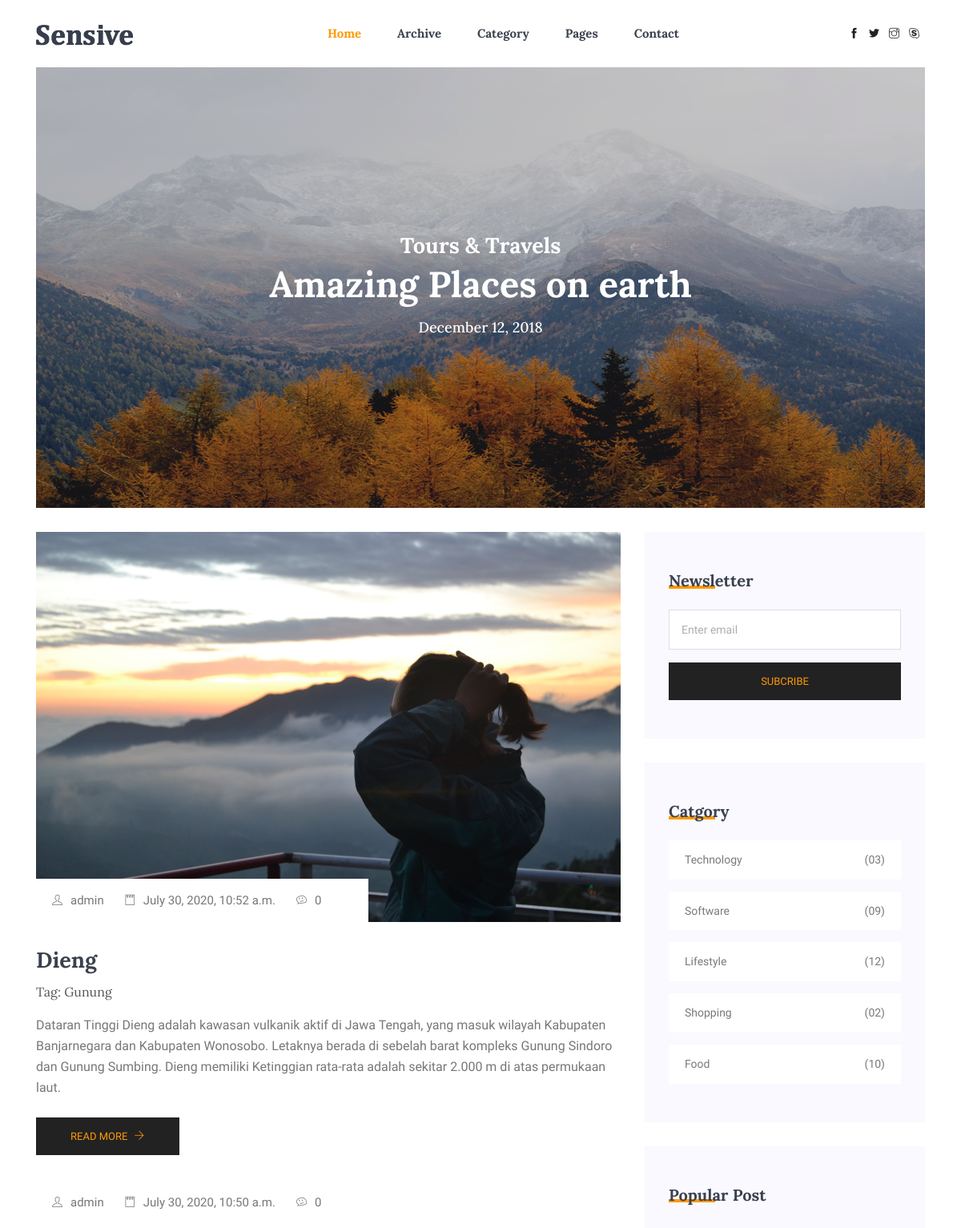
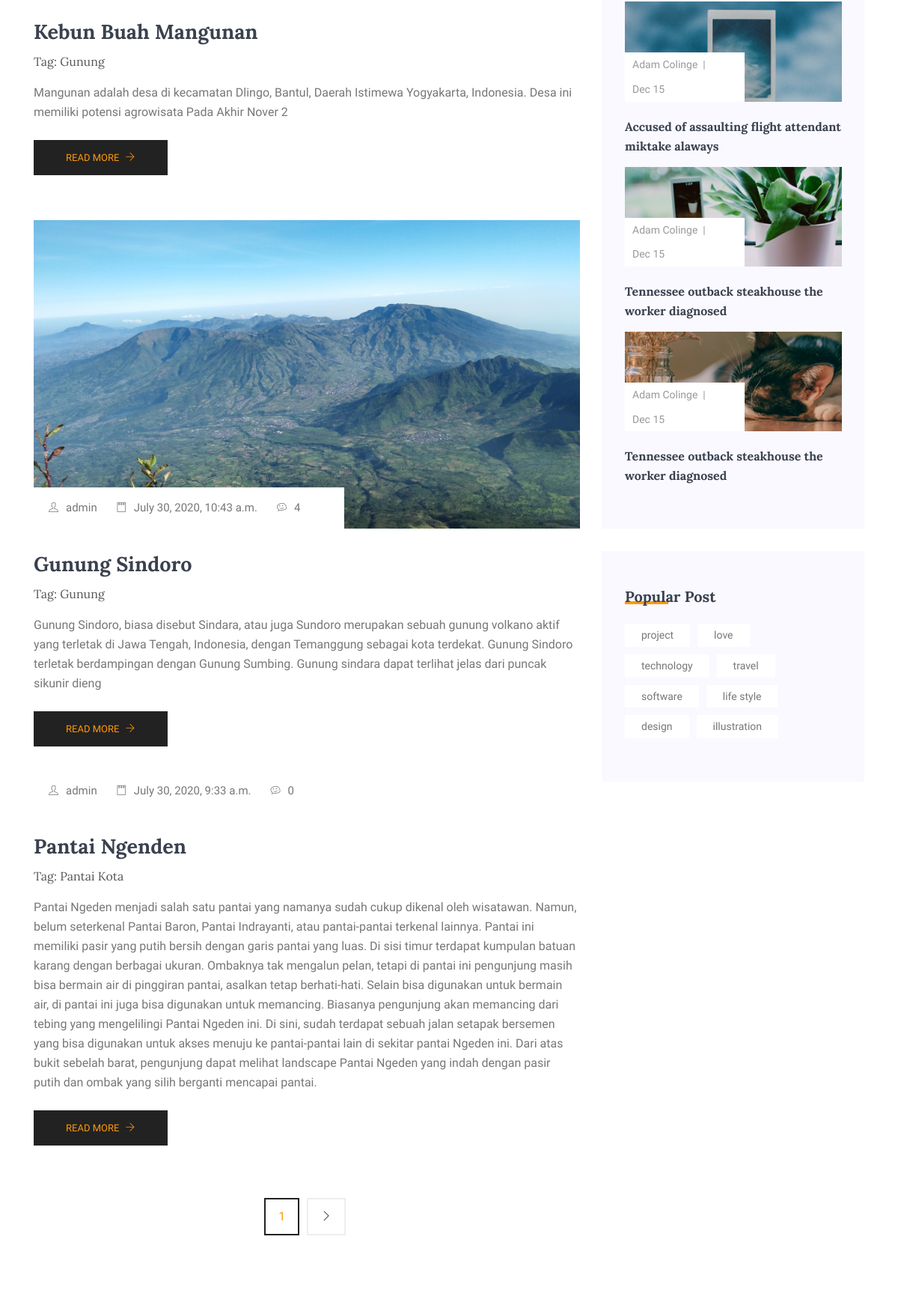
The page / (upper part) on the database its author committed (2 pictures, top to bottom).
### post/models.py (models this page shows, shortened)
class Post(models.Model):
  title = models.CharField(max_length=100)
  overview = models.TextField()
  timestamp = models.DateTimeField(auto_now_add=True)
  comment_count = models.IntegerField(default=0)
  author = models.ForeignKey(Author, on_delete=models.CASCADE)
  thumbnail = models.ImageField()
  categories = models.ManyToManyField(Category)

class Author(models.Model):
  user = models.OneToOneField(User, on_delete=models.CASCADE)

class Category(models.Model):
  title = models.CharField(max_length=30)
  def __str__(self):
    return self.title

### post/views.py (the view)
# urls.py: path('', index),
def index(request):
  post_list = Post.objects.order_by('-timestamp')
  paginator = Paginator(post_list, 4)
  page_request_var = 'page'
  page = request.GET.get(page_request_var)
  try:
    paginated_queryset = paginator.page(page)
  except PageNotAnInteger:
    paginated_queryset = paginator.page(1)
  except EmptyPage:
    paginated_queryset = paginator.page(paginator.num_pages)
  context = {
    'post_list':paginated_queryset,
    'page_request_var':page_request_var
  }
  return render(request, 'index.html', context)

### templates/index.html (shortened to what this page needs)
{% extends 'base.html' %}
{% load static %}
{% block content %}
  <main class="site-main">
    <section class="mb-30px">
      <div class="container">
        <div class="hero-banner">
          <div class="hero-banner__content">
            <h3>Tours & Travels</h3>
            <h1>Amazing Places on earth</h1>
            <h4>December 12, 2018</h4>
          </div>
        </div>
      </div>
    </section>
    <section class="blog-post-area section-margin mt-4">
      <div class="container">
        <div class="row">
          <div class="col-lg-8">
            {% for post in post_list %}
            <div class="single-recent-blog-post">
              <div class="thumb">
                <img class="img-fluid" src="{{post.thumbnail.url}}" alt="">
                <ul class="thumb-info">
                  <li><a href="#"><i class="ti-user"></i>{{post.author.user.username}}</a></li>
                  <li><a href="#"><i class="ti-notepad"></i>{{post.timestamp}}</a></li>
                  <li><a href="#"><i class="ti-themify-favicon"></i>{{post.comment_count}}</a></li>
                </ul>
              </div>
              <div class="details mt-20">
                <a href="blog-single.html">
                  <h3>{{post.title}}</h3>
                </a>
                <p class="tag-list-inline">Tag: {% for cat in post.categories.all %}
                   <a href="#">{{cat}}</a>
                   {% endfor %}
                <p>{{post.overview}}</p>
                <a class="button" href="#">Read More <i class="ti-arrow-right"></i></a>
              </div>
            </div>
            {% endfor %}
            <div class="row">
              <div class="col-lg-12">
                  <nav class="blog-pagination justify-content-center d-flex">
                      <ul class="pagination">
                          <li class="page-item active"><a href="#" class="page-link">{{post_list.number}}</a></li>
                          {% if post_list.has_next %}
                          <li class="page-item">
                              <a href="?{{page_request_var}}={{post_list.next_page_number}}" class="page-link" aria-label="Next">
                                  <span aria-hidden="true">
                                      <i class="ti-angle-right"></i>
                                  </span>
                              </a>
                          </li>
                          {% endif %}
                      </ul>
                  </nav>
              </div>
            </div>
          </div>
          <div class="col-lg-4 sidebar-widgets">
              <div class="widget-wrap">
                <div class="single-sidebar-widget newsletter-widget">
                  <h4 class="single-sidebar-widget__title">Newsletter</h4>
                  <div class="form-group mt-30">
                    <div class="col-autos">
                      <input type="text" class="form-control" id="inlineFormInputGroup" placeholder="Enter email" onfocus="this.placeholder = ''"
                        onblur="this.placeholder = 'Enter email'">
                    </div>
                  </div>
                  <button class="bbtns d-block mt-20 w-100">Subcribe</button>
                </div>
                <div class="single-sidebar-widget post-category-widget">
                  <h4 class="single-sidebar-widget__title">Catgory</h4>
                  <ul class="cat-list mt-20">
                    <li>
                      <a href="#" class="d-flex justify-content-between">
                        <p>Technology</p>
                        <p>(03)</p>
                      </a>
                    </li>
                    <li>
                      <a href="#" class="d-flex justify-content-between">
                        <p>Software</p>
                        <p>(09)</p>
                      </a>
                    </li>
                    <li>
                      <a href="#" class="d-flex justify-content-between">
                        <p>Lifestyle</p>
                        <p>(12)</p>
                      </a>
                    </li>
                    <li>
                      <a href="#" class="d-flex justify-content-between">
                        <p>Shopping</p>
                        <p>(02)</p>
                      </a>
                    </li>
                    <li>
                      <a href="#" class="d-flex justify-content-between">
                        <p>Food</p>
                        <p>(10)</p>
                      </a>
                    </li>
                  </ul>
                </div>
                <div class="single-sidebar-widget popular-post-widget">
                  <h4 class="single-sidebar-widget__title">Popular Post</h4>
                  <div class="popular-post-list">
                    <div class="single-post-list">
                      <div class="thumb">
                        <img class="card-img rounded-0" src="{% static 'img/blog/thumb/thumb1.png' %}" alt="">
                        <ul class="thumb-info">
                          <li><a href="#">Adam Colinge</a></li>
                          <li><a href="#">Dec 15</a></li>
                        </ul>
                      </div>
                      <div class="details mt-20">
                        <a href="blog-single.html">
                          <h6>Accused of assaulting flight attendant miktake alaways</h6>
                        </a>
                      </div>
                    </div>
                    <div class="single-post-list">
                      <div class="thumb">
                        <img class="card-img rounded-0" src="{% static 'img/blog/thumb/thumb2.png' %}" alt="">
                        <ul class="thumb-info">
                          <li><a href="#">Adam Colinge</a></li>
                          <li><a href="#">Dec 15</a></li>
                        </ul>
                      </div>
                      <div class="details mt-20">
                        <a href="blog-single.html">
                          <h6>Tennessee outback steakhouse the
                            worker diagnosed</h6>
                        </a>
                      </div>
                    </div>
                    <div class="single-post-list">
                      <div class="thumb">
                        <img class="card-img rounded-0" src="{% static 'img/blog/thumb/thumb3.png' %}" alt="">
                        <ul class="thumb-info">
                          <li><a href="#">Adam Colinge</a></li>
                          <li><a href="#">Dec 15</a></li>
                        </ul>
                      </div>
                      <div class="details mt-20">
                        <a href="blog-single.html">
                          <h6>Tennessee outback steakhouse the
                            worker diagnosed</h6>
                        </a>
                      </div>
                    </div>
                  </div>
                </div>
                  <div class="single-sidebar-widget tag_cloud_widget">
                    <h4 class="single-sidebar-widget__title">Popular Post</h4>
                    <ul class="list">
                      <li>
                          <a href="#">project</a>
                      </li>
                      <li>
                          <a href="#">love</a>
                      </li>
                      <li>
                          <a href="#">technology</a>
                      </li>
                      <li>
                          <a href="#">travel</a>
                      </li>
                      <li>
                          <a href="#">software</a>
                      </li>
                      <li>
                          <a href="#">life style</a>
                      </li>
                      <li>
                          <a href="#">design</a>
                      </li>
                      <li>
                          <a href="#">illustration</a>
                      </li>
                    </ul>
                  </div>
                </div>
              </div>
            </div>
        </div>
    </section>
  </main>
{% endblock content %}

### templates/base.html (shortened to what this page needs)
<!DOCTYPE html>
<html lang="en">
{% include 'head.html' %}
<body>
  {% include 'header.html' %}
  {% block content %}
  {% endblock content %}
</body>
</html>

### templates/head.html (shortened to what this page needs)
{% load static%}
<head>
  <link rel="stylesheet" href="{% static 'vendors/bootstrap/bootstrap.min.css' %}">
  <link rel="stylesheet" href="{% static 'vendors/fontawesome/css/all.min.css' %}">
  <link rel="stylesheet" href="{% static 'vendors/themify-icons/themify-icons.css' %}">
  <link rel="stylesheet" href="{% static 'vendors/linericon/style.css' %}">
  <link rel="stylesheet" href="{% static 'vendors/owl-carousel/owl.theme.default.min.css' %}">
  <link rel="stylesheet" href="{% static 'vendors/owl-carousel/owl.carousel.min.css' %}">
  <link rel="stylesheet" href="{% static 'css/style.css' %}">
</head>

### templates/header.html (shortened to what this page needs)
{% load static %}
  <header class="header_area">
    <div class="main_menu">
      <nav class="navbar navbar-expand-lg navbar-light">
        <div class="container box_1620">
          <a class="navbar-brand logo_h" href="index.html"><img src="{% static 'img/logo.png' %}" alt=""></a>
          <div class="collapse navbar-collapse offset" id="navbarSupportedContent">
            <ul class="nav navbar-nav menu_nav justify-content-center">
              <li class="nav-item active"><a class="nav-link" href="index.html">Home</a></li>
              <li class="nav-item"><a class="nav-link" href="archive.html">Archive</a></li>
              <li class="nav-item"><a class="nav-link" href="category.html">Category</a>
              <li class="nav-item submenu dropdown">
                <a href="#" class="nav-link dropdown-toggle" data-toggle="dropdown" role="button" aria-haspopup="true"
                  aria-expanded="false">Pages</a>
              </li>
              <li class="nav-item"><a class="nav-link" href="contact.html">Contact</a></li>
            </ul>
            <ul class="nav navbar-nav navbar-right navbar-social">
              <li><a href="#"><i class="ti-facebook"></i></a></li>
              <li><a href="#"><i class="ti-twitter-alt"></i></a></li>
              <li><a href="#"><i class="ti-instagram"></i></a></li>
              <li><a href="#"><i class="ti-skype"></i></a></li>
            </ul>
          </div>
        </div>
      </nav>
    </div>
  </header>

### templates/footer.html (shortened to what this page needs)
  {% load static %}

### templates/scripts.html (shortened to what this page needs)
{% load static %}

### rows shown on the page
Post: thumbnail (picture), author.user.username "admin", timestamp "July 30, 2020, 10:52 a.m.", comment_count "0", title "Dieng", overview "Dataran Tinggi Dieng adalah kawasan vulkanik aktif di Jawa Tengah, yang masuk wilayah Kabupaten Banjarnegara dan Kabupaten Wonosobo. Letaknya berada di sebelah barat kompleks Gunung Sindoro dan Gunung Sumbing. Dieng memiliki Ketinggian rata-rata adalah sekitar 2.000 m di atas permukaan laut."
Category: title "Gunung"
Post: author.user.username "admin", timestamp "July 30, 2020, 10:50 a.m.", comment_count "0", title "Kebun Buah Mangunan", overview "Mangunan adalah desa di kecamatan Dlingo, Bantul, Daerah Istimewa Yogyakarta, Indonesia. Desa ini memiliki potensi agrowisata Pada Akhir Nover 2"
Post: thumbnail (picture), author.user.username "admin", timestamp "July 30, 2020, 10:43 a.m.", comment_count "4", title "Gunung Sindoro", overview "Gunung Sindoro, biasa disebut Sindara, atau juga Sundoro merupakan sebuah gunung volkano aktif yang terletak di Jawa Tengah, Indonesia, dengan Temanggung sebagai kota terdekat. Gunung Sindoro terletak berdampingan dengan Gunung Sumbing. Gunung sindara dapat terlihat jelas dari puncak sikunir dieng"
Post: author.user.username "admin", timestamp "July 30, 2020, 9:33 a.m.", comment_count "0", title "Pantai Ngenden", overview "Pantai Ngeden menjadi salah satu pantai yang namanya sudah cukup dikenal oleh wisatawan. Namun, belum seterkenal Pantai Baron, Pantai Indrayanti, atau pantai-pantai terkenal lainnya. Pantai ini memiliki pasir yang putih bersih dengan garis pantai yang luas. Di sisi timur terdapat kumpulan batuan karang dengan berbagai ukuran. Ombaknya tak mengalun pelan, tetapi di pantai ini pengunjung masih bisa bermain air di pinggiran pantai, asalkan tetap berhati-hati. Selain bisa digunakan untuk bermain air, di pantai ini juga bisa digunakan untuk memancing. Biasanya pengunjung akan memancing dari tebing yang mengelilingi Pantai Ngeden ini. Di sini, sudah terdapat sebuah jalan setapak bersemen yang…"
Category: title "Pantai"
Category: title "Kota"

### other values the page prints
{{ post_list.number }} "1"
